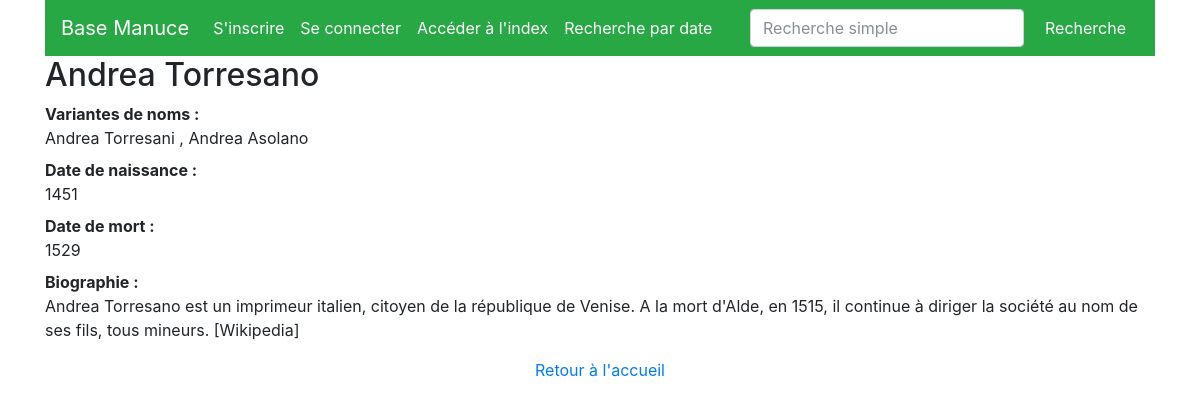
The page /imprimeur/3 on the database as committed earlier.
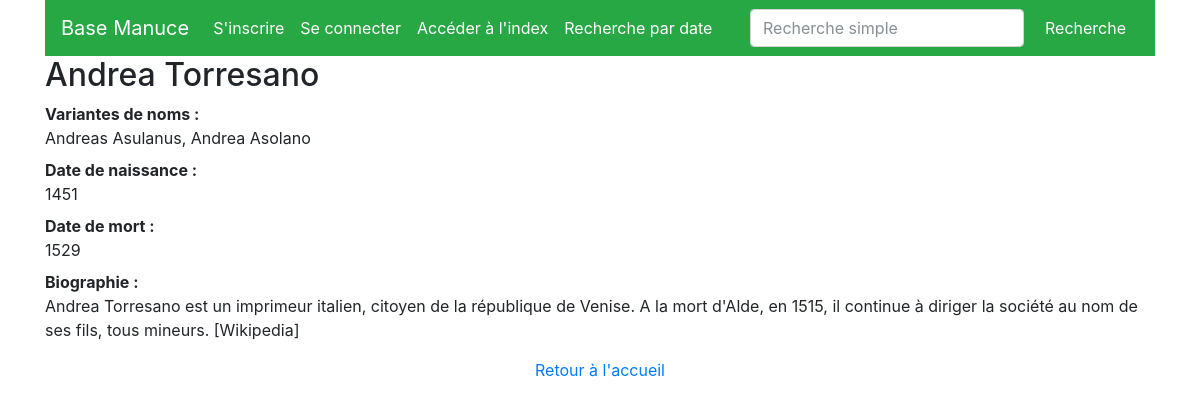
The same page on the database as committed later.
### basemanuce/modeles/donnees.py (models this page shows)
class Printers(db.Model):
    __tablename__ = 'printers'
    printer_id = db.Column(db.Integer, unique=True, nullable=False, primary_key=True, autoincrement=True)
    printer_name = db.Column(db.Text, nullable=False)
    birthyear = db.Column(db.Integer)
    deathyear = db.Column(db.Integer)
    printer_othername1 = db.Column(db.Text)
    printer_othername2 = db.Column(db.Text)
    description = db.Column(db.Text)
    book = db.relationship("Books", back_populates="printer", foreign_keys=Books.id_printer)

### basemanuce/routes/routes_classic.py (the view)
@app.route("/imprimeur/<int:printer_id>")
def imprimeur(printer_id):
    unique_imprimeur = Printers.query.get(printer_id)
    return render_template("pages/imprimeur.html", nom="Base Manuce", imprimeur=unique_imprimeur)

### basemanuce/templates/pages/imprimeur.html (shortened to what this page needs)
{% extends "conteneur.html" %}
{% block corps %}
    {% if imprimeur %}
        <h2>{{imprimeur.printer_name}}</h2>
        <dl>
            <dt>Variantes de noms :</dt><dd>{{imprimeur.printer_othername1}}, {{imprimeur.printer_othername2}}</dd>
            <dt>Date de naissance :</dt><dd>{{imprimeur.birthyear}}</dd>
            <dt>Date de mort :</dt><dd>{{imprimeur.deathyear}}</dd>
            <dt>Biographie :</dt><dd>{{imprimeur.description}}</dd>
        </dl>
    {% else %}
    <p>La base de données est en cours de constitution</p>
    {% endif %}
{% endblock %}
{% block basdepage %}
<p><a href="{{url_for('accueil')}}">Retour à l'accueil</a></p>
{% endblock %}

Rows that differ between the two databases and show on the page:
changed Printers "Andrea Torresano": printer_othername1 "Andrea Torresani" → "Andreas Asulanus"
